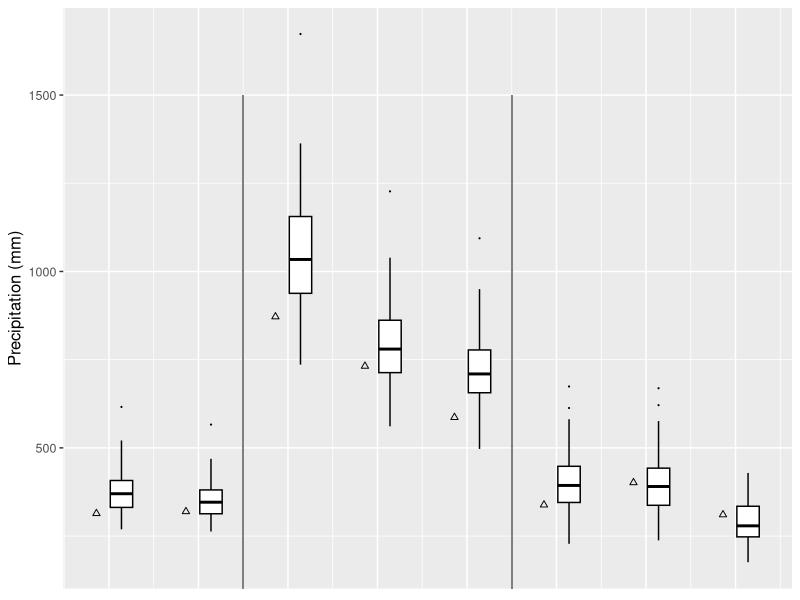
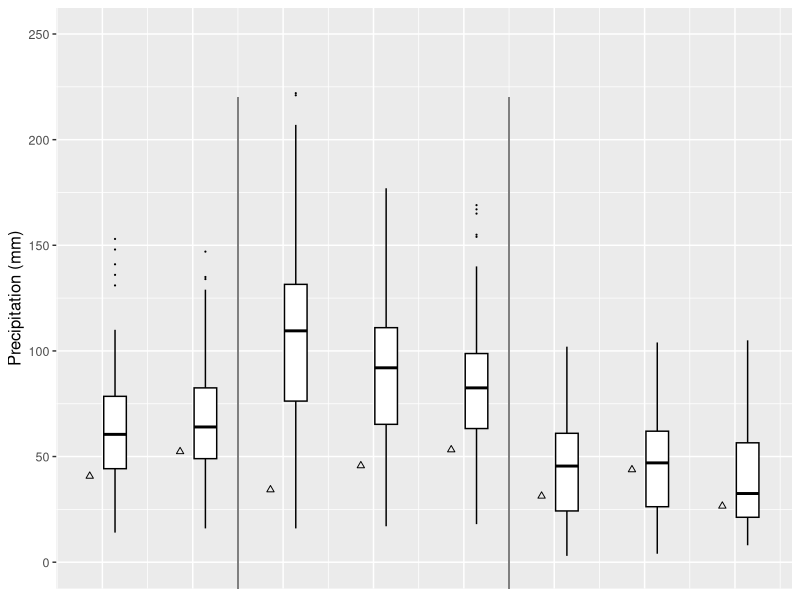
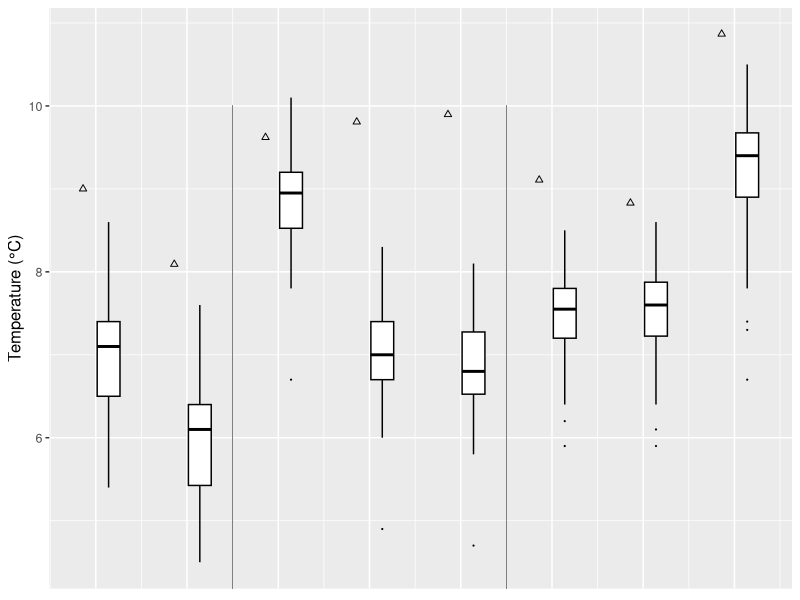
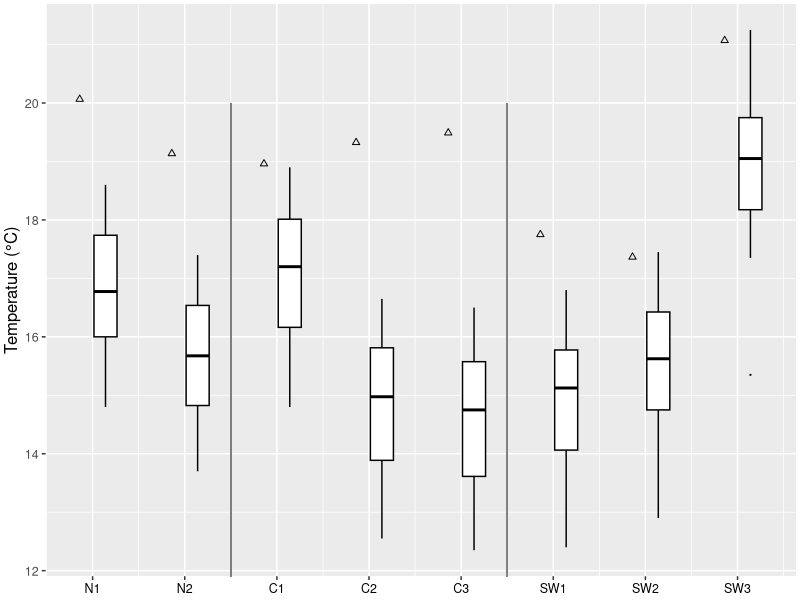
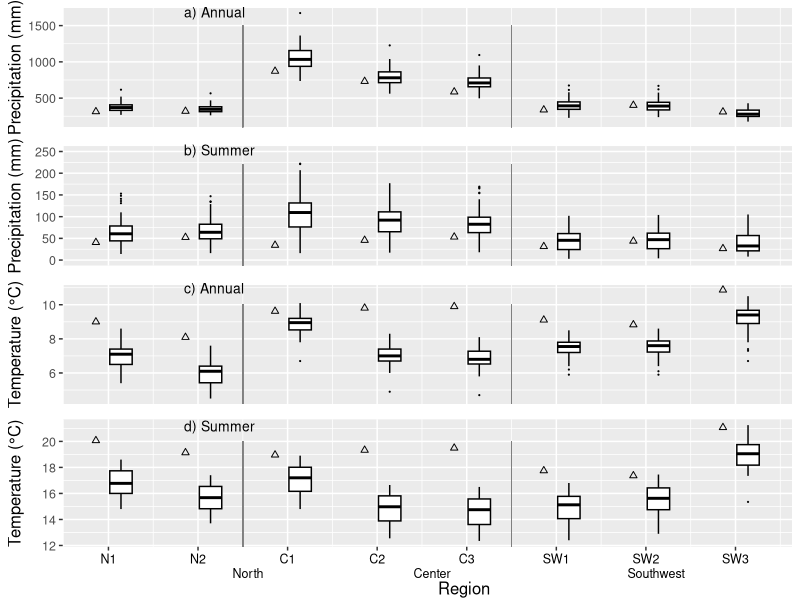
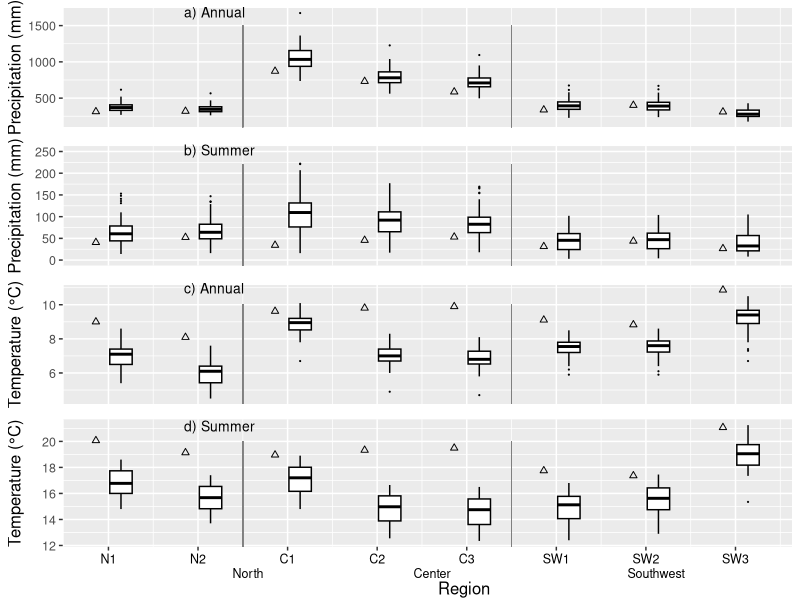

Recreate these plots in R, in order.
library(tidyverse)
library(cowplot)
library(grid)

# fig 2: climate across region --------------------------------------------

# climate plot
climate = read.csv("data/all_clim.csv")
site_abbrevs <- climate %>% 
  select(site, abbreviation) %>% 
  unique()

yearly = read.csv("data/sites_historic_clim.csv") %>% 
  mutate(Tsum = (Tave06 + Tave07)/2, Psum = PPT06 + PPT07) %>% 
  select(region, site, Tsum, Psum, MAT, MAP) %>% 
  gather(var, "value", 3:6) %>% 
  left_join(., site_abbrevs)

yearly$abbreviation = factor(yearly$abbreviation, levels = c("N1", "N2", "C1", "C2", "C3", "SW1", "SW2", "SW3"))
yearly$site_numeric = as.numeric(yearly$abbreviation)

clim_tall = climate %>% 
  dplyr::select(site, region, abbreviation, Tsum_exp, PPT_sm_exp, 
                MAP_exp, MAT_exp) %>% 
  rename(Psum_exp = PPT_sm_exp) %>% 
  gather(var,"value",4:7) %>% 
  separate(var, into = c("var", "time"), sep = "_")

clim_tall$site <- factor(clim_tall$site, levels = c("Blue Lake", "Rock Creek", "Abel's Ridge", "Government Trail Ridge", "Tucannon", "Highway 26", "Leslie Gulch", "McKay Creek"))
clim_tall$abbreviation <- factor(clim_tall$abbreviation, levels = c("N1", "N2", "C1", "C2", "C3", "SW1", "SW2", "SW3"))
clim_tall$site_numeric <- as.numeric(clim_tall$abbreviation)
clim_tall$region <- factor(clim_tall$region, levels = c("North", "Center", "Southwest"))

MAP = ggplot(data = filter(yearly, var == "MAP"), aes(y = value, x = site_numeric + 0.14, group = abbreviation)) +
  geom_boxplot(color = "black", outlier.size = 0.1, width = 0.25) + 
  geom_point(data = filter(clim_tall, var == "MAP"), aes(y = value, x = site_numeric - 0.14, group = abbreviation), shape = 2) +
  ylab("Precipitation (mm)") +
  guides(color = FALSE, linetype = FALSE, shape = FALSE) +
  scale_x_continuous(breaks = c(1, 2, 3, 4, 5, 6, 7, 8), labels = c("N1", "N2", "C1", "C2", "C3", "SW1", "SW2", "SW3")) +
  geom_segment(x = 2.5, xend = 2.5, y = -Inf, yend = 1500, color = "grey50", lwd = 0.2) +
  geom_segment(x = 5.5, xend = 5.5, y = -Inf, yend = 1500, color = "grey50", lwd = 0.2) +
  theme(axis.title.y=element_text(size = 12),
        axis.title.x=element_blank(),
        axis.text.x = element_blank(), 
        axis.ticks.x = element_blank(),
        axis.text = element_text(size = 9)); MAP

Psum = ggplot(data = filter(yearly, var == "Psum"), aes(y = value, x = site_numeric + 0.14, group = abbreviation)) +
  geom_boxplot(color = "black", outlier.size = 0.1, width = 0.25) + 
  geom_point(data = filter(clim_tall, var == "Psum"), aes(y = value, x = site_numeric - 0.14, group = abbreviation), shape = 2) +
  ylab("Precipitation (mm)") +
  ylim(0, 250) +
  guides(color = FALSE, linetype = FALSE, shape = FALSE) +
  scale_x_continuous(breaks = c(1, 2, 3, 4, 5, 6, 7, 8), labels = c("N1", "N2", "C1", "C2", "C3", "SW1", "SW2", "SW3")) +
  geom_segment(x = 2.5, xend = 2.5, y = -Inf, yend = 220, color = "grey50", lwd = 0.2) +
  geom_segment(x = 5.5, xend = 5.5, y = -Inf, yend = 220, color = "grey50", lwd = 0.2) +
  theme(axis.title.y=element_text(size = 12),
        axis.title.x=element_blank(),
        axis.text.x = element_blank(), 
        axis.ticks.x = element_blank(),
        axis.text = element_text(size = 9)); Psum

MAT = ggplot(data = filter(yearly, var == "MAT"), aes(y = value, x = site_numeric + 0.14, group = abbreviation)) +
  geom_boxplot(color = "black", outlier.size = 0.1, width = 0.25) + 
  geom_point(data = filter(clim_tall, var == "MAT"), aes(y = value, x = site_numeric - 0.14, group = abbreviation), shape = 2) +
  ylab("Temperature (°C)") +
  guides(color = FALSE, linetype = FALSE, shape = FALSE) +
  scale_x_continuous(breaks = c(1, 2, 3, 4, 5, 6, 7, 8), labels = c("N1", "N2", "C1", "C2", "C3", "SW1", "SW2", "SW3")) +
  geom_segment(x = 2.5, xend = 2.5, y = -Inf, yend = 10, color = "grey50", lwd = 0.2) +
  geom_segment(x = 5.5, xend = 5.5, y = -Inf, yend = 10, color = "grey50", lwd = 0.2) +
  theme(axis.title.y=element_text(size = 12),
        axis.title.x=element_blank(),
        axis.text.x = element_blank(), 
        axis.ticks.x = element_blank(),
        axis.text = element_text(size = 9)); MAT

Tsum = ggplot(data = filter(yearly, var == "Tsum"), aes(y = value, x = site_numeric + 0.14, group = abbreviation)) +
  geom_boxplot(color = "black", outlier.size = 0.1, width = 0.25) + 
  geom_point(data = filter(clim_tall, var == "Tsum"), aes(y = value, x = site_numeric - 0.14, group = abbreviation), shape = 2) +
  geom_segment(x = 2.5, xend = 2.5, y = -Inf, yend = 20, color = "grey50", lwd = 0.2) +
  geom_segment(x = 5.5, xend = 5.5, y = -Inf, yend = 20, color = "grey50", lwd = 0.2) +
  ylab("Temperature (°C)") +
  guides(color = FALSE, linetype = FALSE, shape = FALSE) +
  scale_x_continuous(breaks = c(1, 2, 3, 4, 5, 6, 7, 8), labels = c("N1", "N2", "C1", "C2", "C3", "SW1", "SW2", "SW3")) +
  theme(axis.title.y=element_text(size = 12),
        axis.title.x=element_blank(),
        axis.text.x = element_text(color = "black"), 
        axis.text = element_text(size = 9),
        plot.margin = margin(0.1, 0.1, 0.1, 0.1, "cm")); Tsum


plot_grid(MAP, Psum, MAT, Tsum, NULL, ncol = 1, rel_heights = c(0.9, 0.9, 0.9, 1, 0.2), align = "v") +
  draw_label("Region", 0.58, 0.02, size = 12) +
  draw_label("North", 0.31, 0.045, size = 9, colour = 'black') +
  draw_label("Center", 0.54, 0.045, size = 9, colour = 'black') +
  draw_label("Southwest", 0.82, 0.045, size = 9, colour = 'black') +
  draw_label("a) Annual", 0.23, 0.98, size = 10, hjust = 0) +
  draw_label("b) Summer", 0.23, 0.75, size = 10, hjust = 0) +
  draw_label("c) Annual", 0.23, 0.52, size = 10, hjust = 0) +
  draw_label("d) Summer", 0.23, 0.29, size = 10, hjust = 0)
ggsave("figs/climate.pdf", height = 8, width = 3.5)


